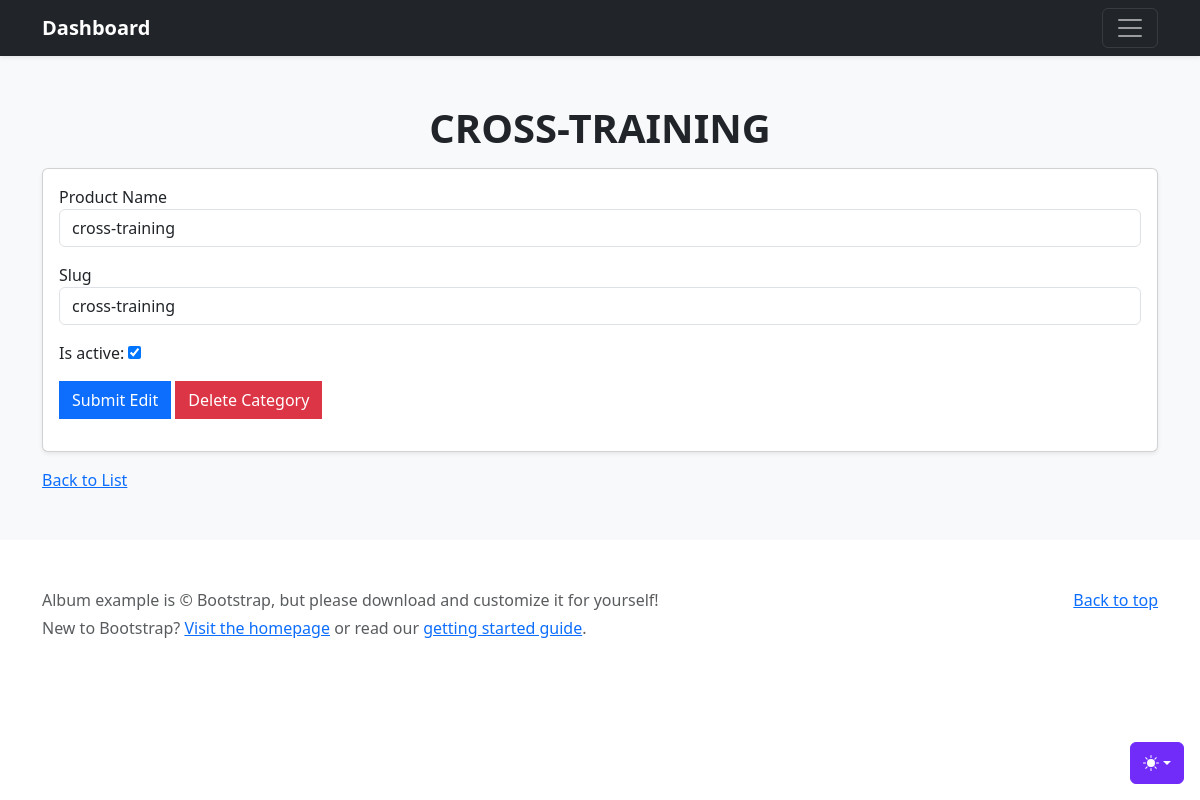
Screenshot of /dashboard/edit_category/cross-training with the database file from the repository.
### inventory/models.py (models this page shows, shortened)
class Category(models.Model):
    name = models.CharField(max_length=50)
    slug = models.SlugField()
    is_active = models.BooleanField()
    class Meta:
        verbose_name_plural = "Categories"

### inventory/views.py (the view)
# urls.py: path('edit_category/<str:slug>', views.edit_category, name="edit_category"),
def edit_category(request, slug):
    current_record = Category.objects.get(slug=slug)
    if request.method == 'POST':
        form = FormCategory(request.POST, instance=current_record)
        if form.is_valid():
            form.save()
            messages.success(request, 'Category Successfully Deleted...')
            return redirect('category')
        else:
            messages.success(request, 'Category Unsuccessfully Deleted...')
            return redirect('category')
    else:
        form = FormCategory(instance=current_record)
    data = {
        'form': form,
        'category': current_record,
    }
    return render(request, 'category/edit-category.html', data)

### inventory/forms.py (shortened to what this page needs)
class FormCategory(forms.ModelForm):
    name = forms.CharField(
        label="Product Name",
        required=True,
        max_length=100,
        widget=forms.TextInput(
            attrs={
                'class': 'form-control',
            }
        ),
        label_suffix='',
    )
    slug = forms.CharField(
        label="Slug",
        required=False,
        max_length=100,
        widget=forms.TextInput(
            attrs={
                'class': 'form-control',
                'readonly': 'readonly',
                'placeholder':'Automatic Fill'
            }
        ),
        label_suffix='',
    )
    class Meta:
        model = Category
        fields = ('name', 'slug', 'is_active')

### inventory/templates/category/edit-category.html (shortened to what this page needs)
{% extends 'base/base.html' %}
  {% block content %}
  <main>
    <div class="album py-5 bg-body-tertiary">
      <div class="container">
        <h1 class="text-center mb-3"><strong>{{ category.name|upper }}</strong></h1>
        <div class="card mb-3  shadow-sm">
            <div class="row g-0">
              <div class="col-md-12">
                <div class="card-body">
                    <form method="POST" action="{% url 'edit_category' category.slug %}">
                        {{ form.as_p }}
                        <div class="my-3">
                            <button type="submit" class="btn rounded-0 btn-primary">Submit Edit</button>
                            <a href="{% url 'delete_category' category.slug %}" class="btn btn-danger rounded-0 delete-btn">Delete Category</a>
                        </div>
                    </form>
                </div>
              </div>
            </div>
          </div>
          <a href="{% url 'category' %}">Back to List</a>
      </div>
    </div>
  </main>
  {% endblock %}

### rows the page displays
Category: name "CROSS-TRAINING", name "cross-training", slug "cross-training", is_active "☑"
